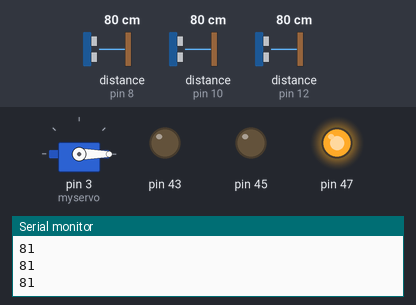
The sketch below on a simulated Arduino Mega 2560, built with avr-gcc and run on an emulated ATmega2560. Parts: servo, output pins drawn as LEDs (lit = HIGH), the last lines printed to the serial monitor. Inputs (shaded band) come from the test bench; at power-on: distance to the obstacle (sensors on pin 12, pin 10, pin 8) 80 cm. The echo pulse lasts 58.3 µs per cm.

Above: at 7.4 s.
7.5 s: distance to the obstacle (sensor on pin 12) set to 2 cm
At 8.08 s:
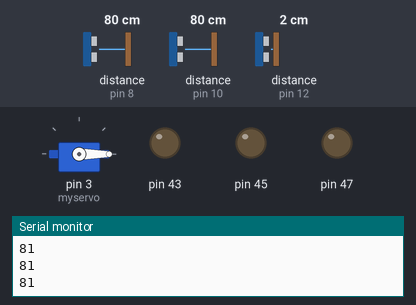
At 12.2 s:
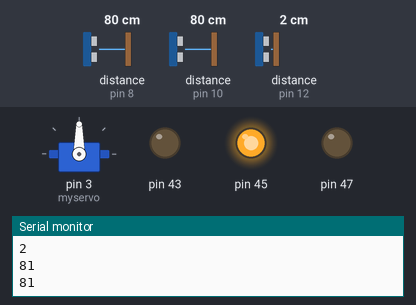
12.3 s: distance to the obstacle (sensor on pin 10) set to 2 cm
At 18.6 s:
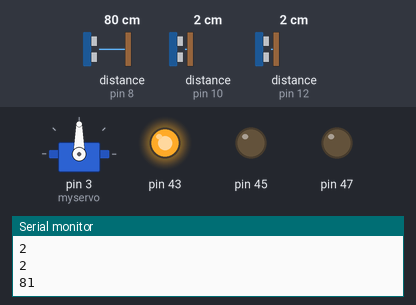
Timing chart, 0 to 20.1 s (numbered marks = the images above; inputs shaded):
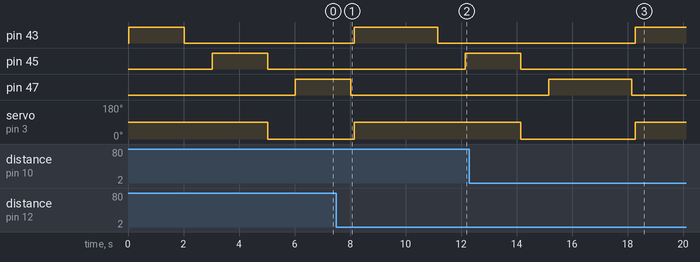

The sketch:

DemoFinal_1.2.ino
```cpp
#include <Servo.h>
#include <NewPing.h>


//#define TRIGGER_PIN  8  // Arduino pin tied to trigger pin on the ultrasonic sensor.
//#define ECHO_PIN     9 // Arduino pin tied to echo pin on the ultrasonic sensor.
#define MAX_DISTANCE 200 // Maximum distance we want to ping for (in centimeters). Maximum sensor distance is rated at 400-500cm.

Servo myservo; //Declare object of type Servo

//float dd;
int timed;

NewPing sonar1(13, 12, MAX_DISTANCE); // NewPing setup of pins and maximum distance.
NewPing sonar2(11, 10, MAX_DISTANCE); // NewPing setup of pins and maximum distance.
NewPing sonar3(9, 8, MAX_DISTANCE);

// the setup function runs once when you press reset or power the board
void setup()
{
  pinMode(43, OUTPUT);
  pinMode(45, OUTPUT);
  pinMode(47, OUTPUT);

  myservo.attach(3);

  Serial.begin(9600);
}

// the loop function runs over and over again forever
void loop()
{

  //dd=sonar.ping_cm();

  if(sonar1.ping_cm()>=1&&sonar1.ping_cm()<=15)
    if(sonar2.ping_cm()>=1&&sonar2.ping_cm()<=15)
      if(sonar3.ping_cm()>=1&&sonar3.ping_cm()<=15)
        timed=10000;
      else
        timed=7000;
    else
     timed=3000;
  else
   timed=2000;

  Serial.println(timed);

 Serial.println(sonar1.ping_cm());
 Serial.println(sonar2.ping_cm());
 Serial.println(sonar3.ping_cm());

  myservo.write(90);
  digitalWrite(43, HIGH);   // turn the LED on (HIGH is the voltage level)

  delay(timed);              // wait for a second

  digitalWrite(43, LOW);    // turn the LED off by making the voltage LOW

  delay(1000);              // wait for a second

  digitalWrite(45, HIGH);   // turn the LED on (HIGH is the voltage level)
  delay(2000);              // wait for a second
  digitalWrite(45, LOW);    // turn the LED off by making the voltage LOW
  myservo.write(0);
  delay(1000);
  digitalWrite(47, HIGH);   // turn the LED on (HIGH is the voltage level)
  delay(timed);              // wait for a second
  digitalWrite(47, LOW);    // turn the LED off by making the voltage LOW
  delay(100);
}
```

Measured:
- after the input at 7.5 s, pin 45: LOW → HIGH after 4.7 s instead of 3.7 s
- after the input at 12.3 s, pin 43: goes on until 18.3 s, then stays HIGH; pin 45: goes on until 14.2 s, then stays LOW
